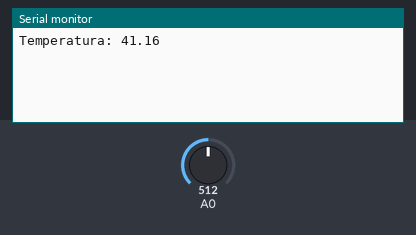
The sketch below on a simulated Arduino Uno, built with avr-gcc and run on an emulated ATmega328P. Parts: the last lines printed to the serial monitor. The test bench sets the inputs (shaded band); at power-on: A0 = 512.

Above: at 1.2 s.
1.3 s: A0 set to 716
At 2.6 s:
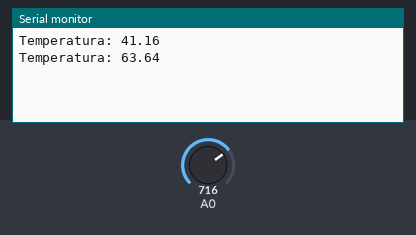
2.8 s: A0 set to 900
At 3.4 s:
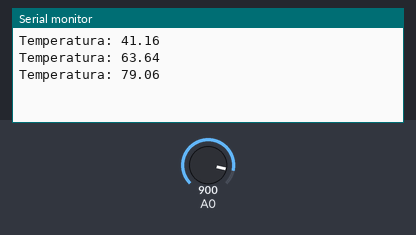
Timing chart, 0 to 5.8 s (numbered marks = the images above; inputs shaded):
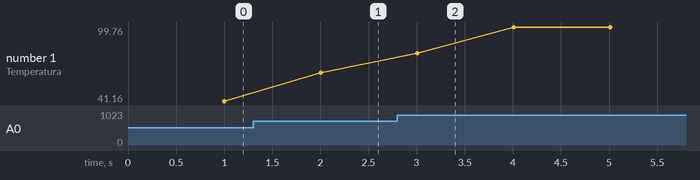

The sketch:

PT100.ino
```cpp
int muestra=0; //Valor de la muestra
float promedio=0;

void setup() {
  // put your setup code here, to run once:
  Serial.begin(9600);//Iniciar puerto serial a 9600 baudios

}

void loop() {
  // put your main code here, to run repeatedly:
  int ADCVar=analogRead(A0);//Lectura ADC en canal AN0
  float voltaje=(5.0/1023.0)*ADCVar; //Conversion valor de ADC a voltaje.
  float temperatura=32.87*voltaje-44.834; //Ecuacion caracteristica del sensor PT100.
  promedio=promedio+temperatura;
  if(muestra>=10){
    promedio=promedio/10;//Asigancion de promedio
    Serial.print("Temperatura: ");
    Serial.println(promedio);
    promedio=0;
    muestra=0;
  }
  muestra=muestra+1;
  delay(100);//Tiempo de muestreo de 0.5 segundos.

}
```

Measured:
- after the input at 1.3 s, the serial monitor: prints a new line after 0.70 s (image 1)
- after the input at 2.8 s, the serial monitor: prints a new line after 0.21 s (image 2)
- plotted number 1: 41.16 → 63.64 after the input at 1.3 s, 63.64 → 99.76 after the input at 2.8 s
